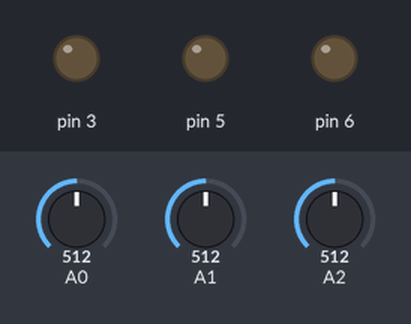
A sketch run on a simulated Arduino Uno, built with avr-gcc and run on an emulated ATmega328P. Shown: output pins drawn as LEDs (lit = HIGH). The test bench sets the inputs (shaded band); at power-on: A0 = 512, A1 = 512, A2 = 512.

Above: at 1.2 s.
1.3 s: A0 set to 716
At 1.6 s:
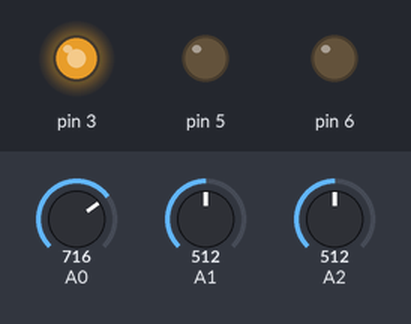
2.8 s: A1 set to 716
At 4.0 s:
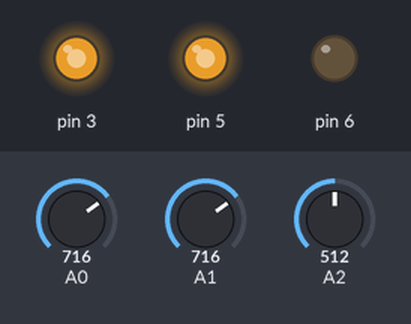
4.3 s: A2 set to 716
At 5.1 s:
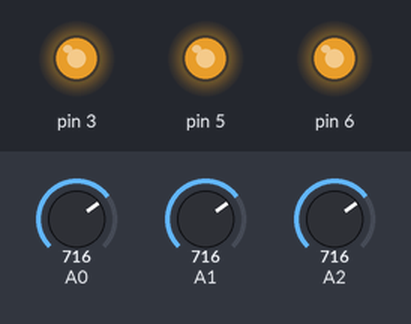
5.8 s: A0 set to 758
At 6.3 s:
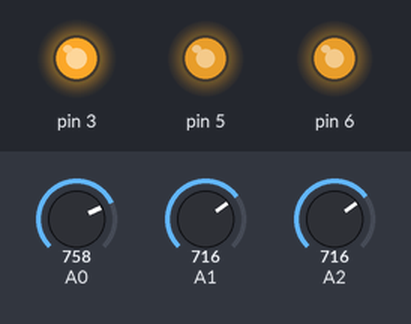
7.3 s: A0 set to 768
At 8.5 s:
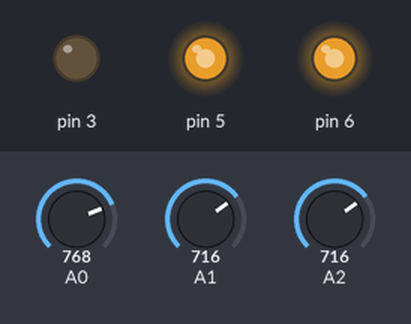
8.8 s: A1 set to 757
10.3 s: A1 set to 768
At 10.9 s:
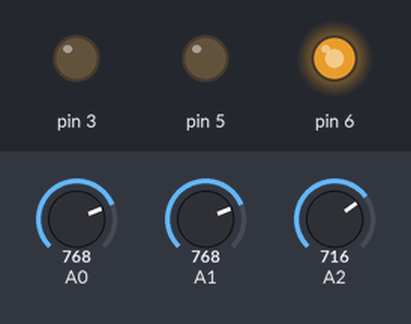
Timing chart, 0 to 12.8 s (numbered marks = the images above; inputs shaded):
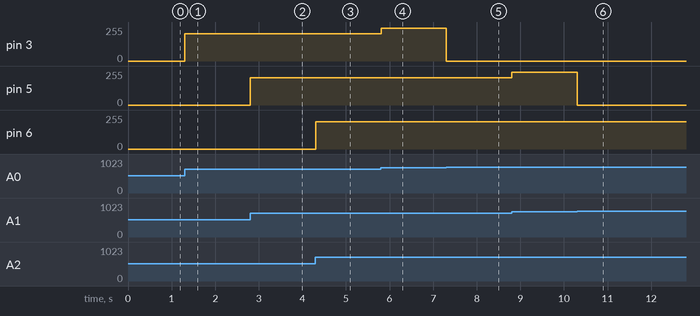

The sketch:

potentiometer.ino
```cpp
void setup()
{
pinMode(A0,INPUT);
pinMode(3,OUTPUT);
pinMode(A1,INPUT);
pinMode(5,OUTPUT);
pinMode(A2,INPUT);
pinMode(6,OUTPUT);
}
void loop()
{
analogWrite(3,analogRead(A0));
analogWrite(5,analogRead(A1));
analogWrite(6,analogRead(A2));
delay(10);
}
```

Measured:
- the behaviour switches between 767 and 768 on A0 (found by bisection; images 4 and 5)
- after the input at 1.3 s, pin 3: 0/255 → 204/255 at once
- after the input at 2.8 s, pin 5: 0/255 → 204/255 at once
- after the input at 4.3 s, pin 6: 0/255 → 204/255 at once
- after the input at 5.8 s, pin 3: 204/255 → 246/255 at once
- after the input at 7.3 s, pin 3: 246/255 → 0/255 at once
- after the input at 8.8 s, pin 5: 204/255 → 245/255 at once
- after the input at 10.3 s, pin 5: 245/255 → 0/255 at once
